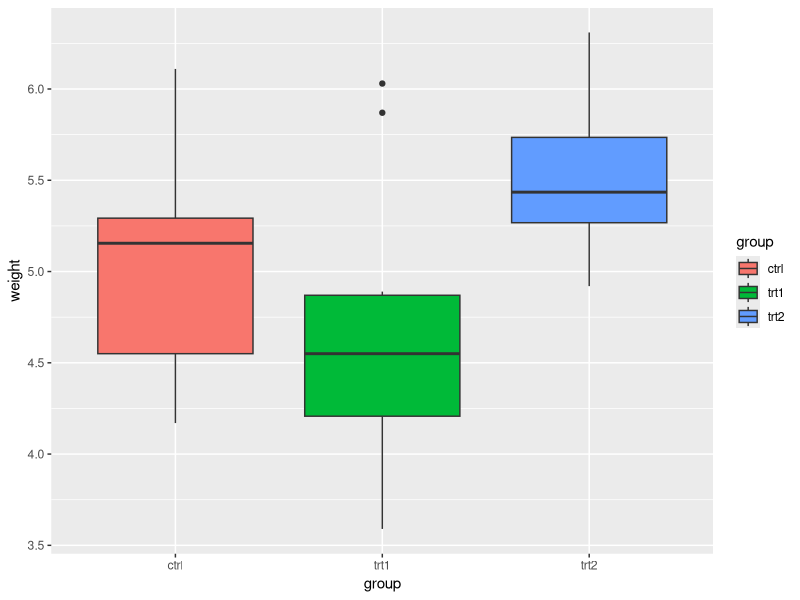
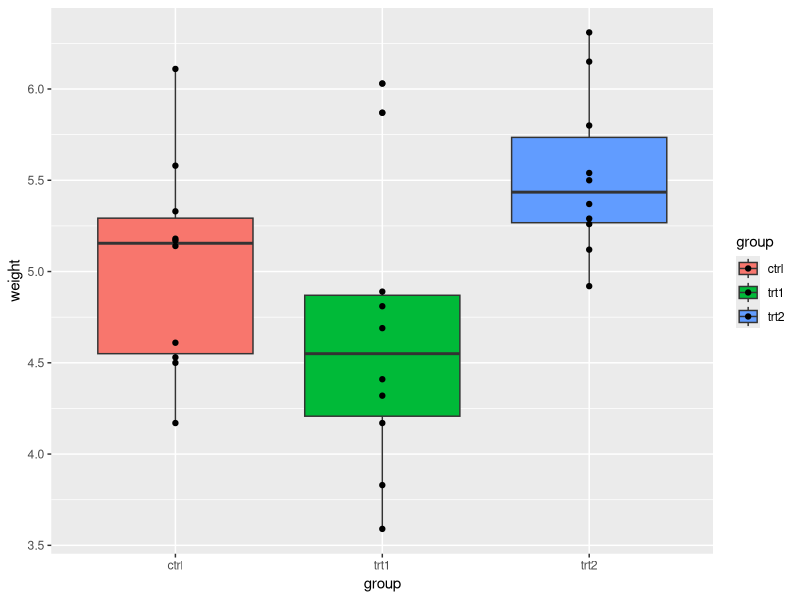
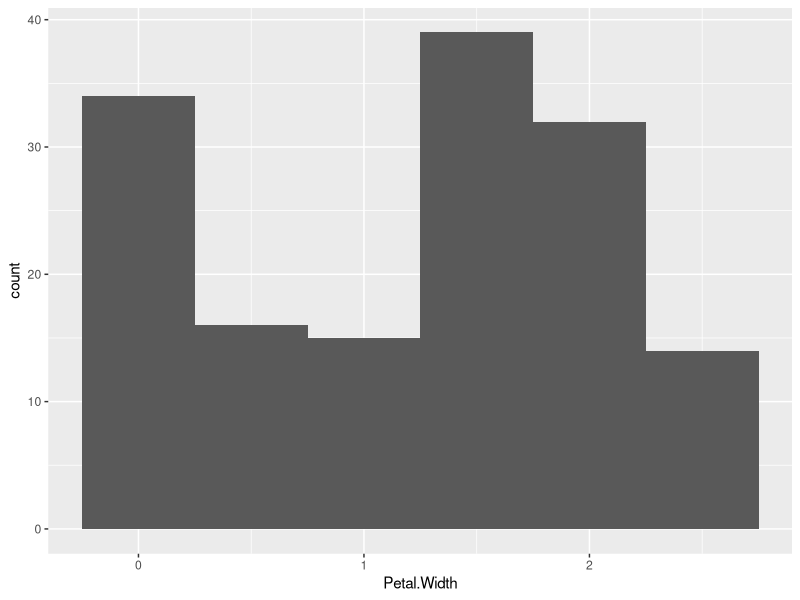
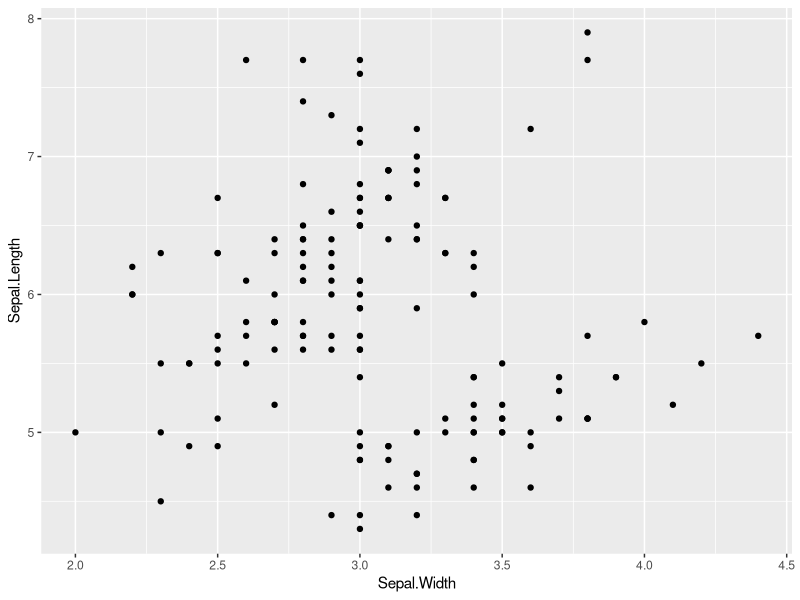
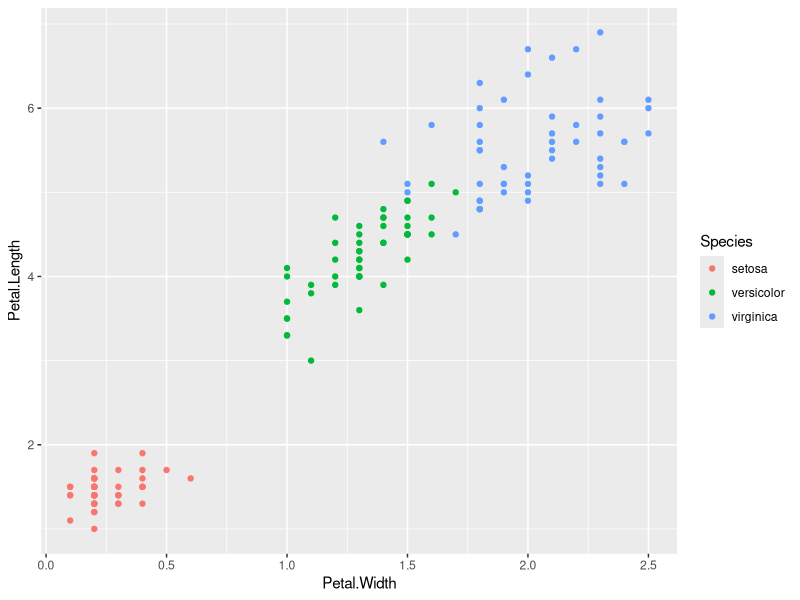

Generate these figures, in order, with R:
# Tidyverse Exam – Data Manipulation in R (using `mtcars` dataset)

# tidyverse ---------------------------------------------------------------

# Use `df_mtcars` for Questions 1 - 10
library(tidyverse)
df_mtcars <- as_tibble(mtcars,
                       rownames = "model")

# 1. Filter rows where number of cylinders (`cyl`) is 6
# Write code to create a new data frame that only includes rows where `cyl == 6`.
# Assign to: `mtcars_cyl6`
mtcars_cyl6 <- subset(df_mtcars, cyl == 6)

# 2. Filter rows where number of gears (`gear`) is either 3 or 5
# Use `%in%` to filter the `df_mtcars` dataset for these two `gear` values.
# Assign to: `mtcars_g35`
mtcars_g35 <- df_mtcars %>% 
 filter(gear %in% c(3, 5)) 

# 3. Filter rows where miles per gallon (`mpg`) is greater than 25
# Create a subset of `df_mtcars` where `mpg > 25`.
# Assign to: `mtcars_mpg25`
 mtcars_mpg25 <- df_mtcars %>% 
   filter(mpg > 25)
 
# 4. Filter rows where weight (`wt`) is less than 2.5 AND number of cylinders (`cyl`) is 4
# Combine logical conditions using `&`.
# Assign to: `mtcars_light_cyl4`
mtcars_light_cyl4 <- df_mtcars %>% 
  filter(wt < 2.5 & cyl == 4)

# 5. Sort `df_mtcars` by horsepower (`hp`) in ascending order
# Use `arrange()` to sort the data.
# Assign to: `mtcars_hp`
mtcars_hp <- df_mtcars %>% 
arrange(hp)

# 6. Sort `df_mtcars` by quarter mile time (`qsec`) in descending order
# Use `desc()` inside `arrange()`.
# Assign to: `mtcars_qsec`
mtcars_qsec <- df_mtcars %>% 
  arrange(desc(qsec))

# 7. Exclude the `drat` column
# Use `select()` with `-` (minus sign) to remove the column.
# Assign to: `mtcars_no_drat`
mtcars_no_drat <- df_mtcars %>% 
  select(-drat)

# 8. Add a new column `ptw` that equals the ratio of horsepower (`hp`) to weight (`wt`) (`hp / wt`)
# Use `mutate()` to add the new column.
# Assign to: `mtcars_with_ptw`
mtcars_with_ptw <- df_mtcars %>%  
  mutate(ptw = hp / wt)

# 9. Identify the car `model` with the highest `ptw` among cars with six cylinders (`cyl == 6`).
# Hint: Use `mtcars_with_ptw` and a chain of `filter()` and `arrange()` with `%>%`.
# Write the car model here: YOUR ANSWER
mtcars_with_ptw %>% 
  arrange(desc(ptw)) %>% 
  filter(cyl == 6)
# Ferrari Dino

# 10. Group by number of gears (`gear`) and summarize minimum & maximum values of `mpg`
# Use `group_by()` and `summarize()` to calculate minimum & maximum values of `mpg` within each group.
# Minimum and maximum values of each group should be represented as separate columns.
# Function `min()` returns the minimum value in a vector.
# Function `max()` returns the maximum value in a vector.
# Assign to: `mtcars_mpg_by_gear`
mtcars_mpg_by_gear <- df_mtcars %>% 
  group_by(gear) %>% 
  summarize(min_mpg = min(mpg),
            max_mpg = max(mpg))
# ggplot ------------------------------------------------------------------

# Visualization in R (using `iris` dataset)

## before you begin with the following questions, type the following code to check column names in the dataframe
colnames(iris) # output from this code is the column names that can be used in figures

# 11. Simple scatter plot of `Sepal.Length` vs `Sepal.Width` using `ggplot()`
# Assign to: `g_scat`
# Create a scatter plot with `Sepal.Width` on the x-axis and `Sepal.Length` on the y-axis.
g_scat <-
iris %>% 
  ggplot(aes(x = Sepal.Width,
             y = Sepal.Length)) +
geom_point()
# 12. Scatter plot with points colored by `Species`
# Assign to: `g_scat_col`
# Create a scatter plot with `Petal.Width` on the x-axis and `Petal.Length` on the y-axis,
# coloring points by `Species`.
g_scat_col <- iris %>% 
  ggplot(aes(x = Petal.Width,
           y = Petal.Length, 
           color = Species)) +
  geom_point()
# 13. Histogram of `Petal.Width` with `binwidth = 0.5`
# Assign to: `g_hist`
# Create a histogram of `Petal.Width` with `binwidth` set to 0.5.
g_hist <- 
 iris %>% 
  ggplot(aes(x = Petal.Width)) + 
  geom_histogram(binwidth = 0.5)
# Visualization in R (using `PlantGrowth` dataset)

## before you begin with the following questions, type the following code to check column names in the dataframe
colnames(PlantGrowth) # output from this code is the column names that can be used in figures
colnames(PlantGrowth)
# 14. Boxplot of `weight` grouped and filled by `group`
# Assign to: `g_bplot1`
# Create a boxplot of `weight` by `group`, filling boxes by `group`.
g_bplot1 <- PlantGrowth %>% 
  ggplot(aes(x = group,
             y = weight,
             fill = group)) +
  geom_boxplot()
# 15. Boxplot + scatter plot of `weight` by `group`
# Assign to: `g_bplot2`
# Create a boxplot of `weight` by `group`, then overlay points showing individual observations.
g_bplot2 <- g_bplot1 +
  geom_point()
